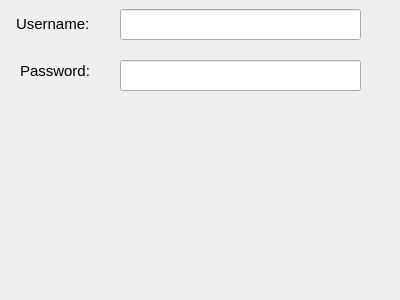
<?xml version="1.0" encoding="UTF-8"?>
<ui version="4.0">
 <class>Form</class>
 <widget class="QWidget" name="Form">
  <property name="geometry">
   <rect>
    <x>0</x>
    <y>0</y>
    <width>400</width>
    <height>300</height>
   </rect>
  </property>
  <property name="windowTitle">
   <string>Form</string>
  </property>
  <widget class="QLabel" name="label">
   <property name="geometry">
    <rect>
     <x>16</x>
     <y>13</y>
     <width>81</width>
     <height>21</height>
    </rect>
   </property>
   <property name="styleSheet">
    <string notr="true">font: 11pt;</string>
   </property>
   <property name="text">
    <string>Username:</string>
   </property>
  </widget>
  <widget class="QLineEdit" name="lineEdit">
   <property name="geometry">
    <rect>
     <x>120</x>
     <y>9</y>
     <width>241</width>
     <height>31</height>
    </rect>
   </property>
  </widget>
  <widget class="QLabel" name="label_2">
   <property name="geometry">
    <rect>
     <x>20</x>
     <y>60</y>
     <width>81</width>
     <height>21</height>
    </rect>
   </property>
   <property name="styleSheet">
    <string notr="true">font: 11pt;</string>
   </property>
   <property name="text">
    <string>Password:</string>
   </property>
  </widget>
  <widget class="QLineEdit" name="lineEdit_2">
   <property name="geometry">
    <rect>
     <x>120</x>
     <y>60</y>
     <width>241</width>
     <height>31</height>
    </rect>
   </property>
  </widget>
 </widget>
 <resources/>
 <connections/>
</ui>
